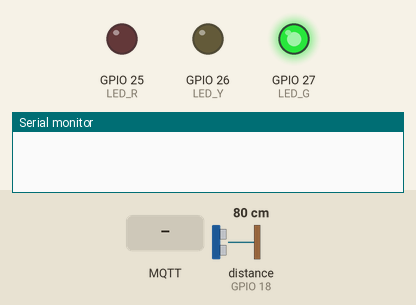
Recording of a sketch running on a simulated ESP32. Shown: output pins drawn as LEDs (lit = HIGH), the last lines printed to the serial monitor. Wiring (from diagram.json): ultrasonic range finder: trigger GPIO 5; echo GPIO 18. The inputs (shaded band) are chosen by the test bench; at power-on: distance to the obstacle (sensor on GPIO 18) 80 cm. The echo pulse lasts 58.3 µs per cm; WiFi joins after 1.5 s; servers stay silent unless stated; the local clock reads 2024-03-15 10:24:30 at power-on unless the sketch sets it; random numbers use the default seed unless the sketch sets one; no MQTT or app messages arrive unless stated; pins used as bus, display or sensor lines are not drawn.

Above: at 1.2 s.
1.3 s: distance to the obstacle (sensor on GPIO 18) set to 2 cm
4.3 s: MQTT message "0" arrives on the first subscribed topic
5.8 s: MQTT message "on" arrives on the first subscribed topic
7.3 s: distance to the obstacle (sensor on GPIO 18) set to 60 cm
At 30.5 s:
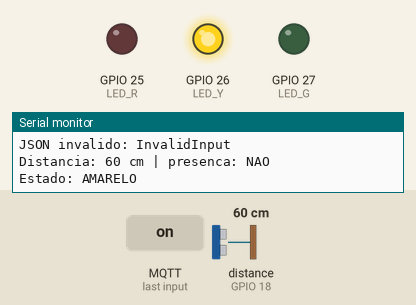
At 32.7 s:
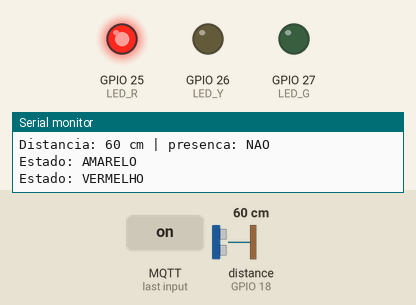
Timing chart, 0 to 33.8 s (numbered marks = the images above; inputs shaded):
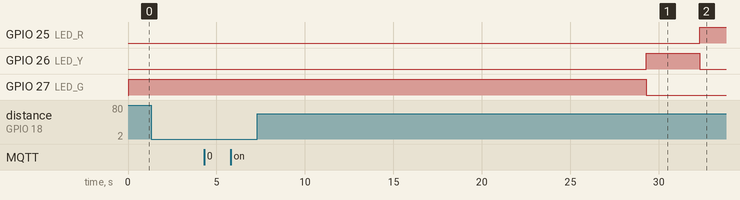

The sketch:

sketch.ino
```cpp
/*
 * Semáforo Inteligente - Firmware do ESP32
 * Disciplina: Sistemas Embarcados (Automação e Conectividade) - IFPE Garanhuns
 *
 * O ESP32 recebe pelo MQTT a configuração enviada pela plataforma web
 * (tempos de carro/pedestre, horário de pico e status) e controla os LEDs,
 * reduzindo o tempo do vermelho quando o sensor HC-SR04 detecta presença.
 *
 * Itens da R5 identificados nos comentários:
 *  A. configuração dos pinos
 *  B. inicialização dos sensores
 *  C. variáveis utilizadas
 *  D. comandos responsáveis pela leitura
 *  E. estruturas condicionais utilizadas
 *  F. acionamento de atuadores
 */

#include <WiFi.h>
#include <PubSubClient.h>
#include <ArduinoJson.h>
#include <time.h>

// =====================================================
// A. CONFIGURAÇÃO DOS PINOS
// =====================================================
const int PIN_TRIG = 5;    // HC-SR04: TRIG (saída do ESP32, dispara o pulso)
const int PIN_ECHO = 18;   // HC-SR04: ECHO (entrada do ESP32, recebe o eco)
const int LED_R = 25;      // LED vermelho (atuador)
const int LED_Y = 26;      // LED amarelo  (atuador)
const int LED_G = 27;      // LED verde    (atuador)

// =====================================================
// C. VARIÁVEIS UTILIZADAS
// =====================================================
// --- Rede e MQTT ---
const char* WIFI_SSID = "Wokwi-GUEST";          // rede Wi-Fi simulada do Wokwi
const char* WIFI_PASS = "";
const char* MQTT_HOST = "broker.hivemq.com";    // mesmo broker usado pela plataforma web
const int   MQTT_PORT = 1883;
const char* TOPICO    = "Ifpe/Semaforo/Semaforo1";  // tópico publicado pela plataforma
const char* TOPICO_TELEMETRIA = "Ifpe/Semaforo/Semaforo1/telemetria";  // dados enviados ao dashboard
const char* TOPICO_ONLINE     = "Ifpe/Semaforo/Semaforo1/online";      // "1" conectado / "0" offline (LWT)

WiFiClient wifiClient;
PubSubClient mqtt(wifiClient);

// --- Estado do semáforo ---
enum Estado { VERDE, AMARELO, VERMELHO };
Estado estado = VERDE;                // fase atual
unsigned long inicioEstado = 0;       // instante (ms) em que a fase atual começou

// --- Tempos (ms). Valores iniciais; são substituídos pela config recebida via MQTT ---
unsigned long tVerdePadrao    = 25000;   // verde dos carros fora do pico
unsigned long tVermelhoPadrao = 25000;   // vermelho (verde do pedestre) fora do pico
unsigned long tVerdePico      = 35000;   // verde dos carros no horário de pico
unsigned long tVermelhoPico   = 15000;   // vermelho no horário de pico
const unsigned long tAmarelo  = 3000;    // amarelo fixo

// --- Horário de pico (minutos desde 00:00) e status ---
int picoInicio = 7 * 60;
int picoFim    = 9 * 60;
bool manutencao = false;              // true quando o status recebido é "manutencao"

// --- Sensor ---
bool presenca = false;                // true quando há veículo/pedestre próximo
const int DIST_PRESENCA_CM = 50;      // distância (cm) abaixo da qual há presença
long distanciaCm = 999;               // última distância lida (999 = sem eco)

// --- Contadores enviados ao dashboard ---
unsigned long ciclos = 0;             // ciclos completos (volta ao verde)
unsigned long deteccoes = 0;          // quantas vezes a presença foi detectada
unsigned long ultimaTelemetria = 0;   // último envio de telemetria

// --- Controle de tempo (sem delay, para não travar o semáforo) ---
unsigned long ultimaLeitura = 0;      // última leitura do sensor
unsigned long ultimaTentativa = 0;    // última tentativa de reconexão MQTT
unsigned long ultimoPisca = 0;        // controle do amarelo piscante (manutenção)

// Converte "HH:MM" em minutos desde a meia-noite
int paraMinutos(const char* hhmm) {
  int h = 0, m = 0;
  sscanf(hhmm, "%d:%d", &h, &m);
  return h * 60 + m;
}

// =====================================================
// MQTT: recebe a configuração (JSON) publicada pela plataforma web
// Exemplo de mensagem:
// {"tempoPadrao":{"carro":25,"pedestre":25},
//  "tempoHorarioPico":{"carro":35,"pedestre":15},
//  "horarioPico":{"inicio":"07:00","fim":"09:00"},
//  "statusOperacional":"ativo"}
// =====================================================
void callback(char* topic, byte* payload, unsigned int len) {
  JsonDocument doc;
  DeserializationError erro = deserializeJson(doc, payload, len);

  // E. condicional: ignora mensagens que não são JSON válido
  if (erro) {
    Serial.print("JSON invalido: ");
    Serial.println(erro.c_str());
    return;
  }

  // Lê os campos; o valor após "|" é usado se o campo não existir
  tVerdePadrao    = (doc["tempoPadrao"]["carro"]        | 25) * 1000UL;
  tVermelhoPadrao = (doc["tempoPadrao"]["pedestre"]     | 25) * 1000UL;
  tVerdePico      = (doc["tempoHorarioPico"]["carro"]   | 35) * 1000UL;
  tVermelhoPico   = (doc["tempoHorarioPico"]["pedestre"]| 15) * 1000UL;
  picoInicio = paraMinutos(doc["horarioPico"]["inicio"] | "07:00");
  picoFim    = paraMinutos(doc["horarioPico"]["fim"]    | "09:00");
  manutencao = (strcmp(doc["statusOperacional"] | "ativo", "manutencao") == 0);

  Serial.println("Nova configuracao recebida via MQTT.");
  Serial.printf("Padrao: verde=%lus vermelho=%lus | Pico: verde=%lus vermelho=%lus | Manutencao=%d\n",
                tVerdePadrao / 1000, tVermelhoPadrao / 1000,
                tVerdePico / 1000, tVermelhoPico / 1000, manutencao);

  // E. condicional: ao sair da manutenção, reinicia o ciclo normal
  if (!manutencao) {
    estado = VERDE;
    inicioEstado = millis();
    aplicaLeds();
  }
  publicaTelemetria();                // dashboard vê a nova configuração na hora
}

// Conecta ao Wi-Fi (chamada a cada loop; reconecta se cair)
void conectaWifi() {
  if (WiFi.status() == WL_CONNECTED) return;   // E. condicional: já conectado
  WiFi.begin(WIFI_SSID, WIFI_PASS);
}

// Conecta ao broker MQTT e assina o tópico (nova tentativa a cada 3 s)
void conectaMqtt() {
  if (WiFi.status() != WL_CONNECTED || mqtt.connected()) return;
  if (millis() - ultimaTentativa < 3000) return;
  ultimaTentativa = millis();
  String id = "esp32-semaforo-" + String(random(0xffff), HEX);
  // Last Will: se o ESP32 cair, o broker publica "0" no tópico online
  if (mqtt.connect(id.c_str(), TOPICO_ONLINE, 0, true, "0")) {
    mqtt.subscribe(TOPICO);
    mqtt.publish(TOPICO_ONLINE, "1", true);
    Serial.println("MQTT conectado e inscrito no topico.");
    publicaTelemetria();
  }
}

// =====================================================
// D. COMANDOS RESPONSÁVEIS PELA LEITURA
// Lê o HC-SR04 e devolve a distância em centímetros
// =====================================================
long lerDistanciaCm() {
  digitalWrite(PIN_TRIG, LOW);          // garante nível baixo antes do pulso
  delayMicroseconds(2);
  digitalWrite(PIN_TRIG, HIGH);         // pulso de 10 us dispara a medição
  delayMicroseconds(10);
  digitalWrite(PIN_TRIG, LOW);
  long us = pulseIn(PIN_ECHO, HIGH, 30000);  // tempo do eco (timeout 30 ms)
  if (us == 0) return 999;              // E. condicional: sem eco = nada por perto
  return us / 58;                       // converte microssegundos em centímetros
}

// =====================================================
// E. ESTRUTURAS CONDICIONAIS
// Informa se o horário atual (via NTP) está dentro do horário de pico
// =====================================================
bool emHorarioPico() {
  struct tm t;
  if (!getLocalTime(&t, 0)) return false;       // sem hora ainda: usa tempos padrão
  int agora = t.tm_hour * 60 + t.tm_min;
  if (picoInicio <= picoFim) return agora >= picoInicio && agora <= picoFim;
  return agora >= picoInicio || agora <= picoFim;   // pico que atravessa a meia-noite
}

// Define quanto tempo a fase atual deve durar
unsigned long duracaoAtual() {
  bool pico = emHorarioPico();
  switch (estado) {                     // E. condicional: duração por fase
    case VERDE:   return pico ? tVerdePico : tVerdePadrao;
    case AMARELO: return tAmarelo;
    default: {
      unsigned long base = pico ? tVermelhoPico : tVermelhoPadrao;
      // Com presença detectada, reduz o tempo de espera no vermelho pela metade
      return presenca ? base / 2 : base;
    }
  }
}

// =====================================================
// TELEMETRIA: envia o estado atual ao dashboard (JSON)
// Exemplo:
// {"estado":"VERMELHO","manutencao":false,"pico":false,"presenca":true,
//  "distanciaCm":32,"faseDuracaoMs":12500,"faseRestanteMs":8100,
//  "config":{"verdePadrao":25,"vermelhoPadrao":25,"verdePico":35,
//            "vermelhoPico":15,"picoInicio":"07:00","picoFim":"09:00"},
//  "ciclos":4,"deteccoes":2,"rssi":-58,"uptime":312}
// =====================================================
void publicaTelemetria() {
  if (!mqtt.connected()) return;      // E. condicional: só envia conectado
  ultimaTelemetria = millis();

  JsonDocument doc;
  doc["estado"] = estado == VERDE ? "VERDE" : estado == AMARELO ? "AMARELO" : "VERMELHO";
  doc["manutencao"] = manutencao;
  doc["pico"] = emHorarioPico();
  doc["presenca"] = presenca;
  doc["distanciaCm"] = distanciaCm;

  unsigned long duracao = duracaoAtual();
  unsigned long decorrido = millis() - inicioEstado;
  doc["faseDuracaoMs"] = duracao;
  doc["faseRestanteMs"] = decorrido >= duracao ? 0 : duracao - decorrido;

  char inicio[6], fim[6];
  snprintf(inicio, sizeof(inicio), "%02d:%02d", picoInicio / 60, picoInicio % 60);
  snprintf(fim, sizeof(fim), "%02d:%02d", picoFim / 60, picoFim % 60);
  JsonObject cfg = doc["config"].to<JsonObject>();
  cfg["verdePadrao"]    = tVerdePadrao / 1000;
  cfg["vermelhoPadrao"] = tVermelhoPadrao / 1000;
  cfg["verdePico"]      = tVerdePico / 1000;
  cfg["vermelhoPico"]   = tVermelhoPico / 1000;
  cfg["picoInicio"]     = inicio;
  cfg["picoFim"]        = fim;

  doc["ciclos"] = ciclos;
  doc["deteccoes"] = deteccoes;
  doc["rssi"] = WiFi.RSSI();
  doc["uptime"] = millis() / 1000;

  char buf[400];
  serializeJson(doc, buf, sizeof(buf));
  mqtt.publish(TOPICO_TELEMETRIA, buf);
}

// =====================================================
// F. ACIONAMENTO DE ATUADORES (LEDs)
// =====================================================
// Liga apenas o LED correspondente à fase atual
void aplicaLeds() {
  digitalWrite(LED_R, estado == VERMELHO);
  digitalWrite(LED_Y, estado == AMARELO);
  digitalWrite(LED_G, estado == VERDE);
}

// Modo manutenção: amarelo piscando, demais LEDs apagados
void modoManutencao() {
  digitalWrite(LED_R, LOW);
  digitalWrite(LED_G, LOW);
  if (millis() - ultimoPisca >= 500) {
    ultimoPisca = millis();
    digitalWrite(LED_Y, !digitalRead(LED_Y));
  }
}

void setup() {
  Serial.begin(115200);

  // A. Modo de cada pino
  pinMode(PIN_TRIG, OUTPUT);
  pinMode(PIN_ECHO, INPUT);
  pinMode(LED_R, OUTPUT);
  pinMode(LED_Y, OUTPUT);
  pinMode(LED_G, OUTPUT);

  // B. INICIALIZAÇÃO DOS SENSORES: TRIG em nível baixo e tempo
  // para o HC-SR04 estabilizar antes da primeira leitura
  digitalWrite(PIN_TRIG, LOW);
  delay(50);

  // Wi-Fi, hora (NTP, fuso de Brasília UTC-3) e MQTT
  conectaWifi();
  configTime(-3 * 3600, 0, "pool.ntp.org");
  mqtt.setServer(MQTT_HOST, MQTT_PORT);
  mqtt.setBufferSize(512);              // a mensagem da plataforma passa de 256 bytes
  mqtt.setCallback(callback);

  inicioEstado = millis();
  aplicaLeds();                         // F. começa com o LED verde aceso
}

void loop() {
  conectaWifi();
  conectaMqtt();
  mqtt.loop();                          // processa mensagens MQTT recebidas

  // D. Leitura do sensor a cada 200 ms
  if (millis() - ultimaLeitura >= 200) {
    ultimaLeitura = millis();
    long d = lerDistanciaCm();
    distanciaCm = d;
    bool novo = (d < DIST_PRESENCA_CM); // E. condicional: presença se estiver perto

    if (novo != presenca) {             // E. condicional: só avisa quando muda
      presenca = novo;
      if (presenca) deteccoes++;
      Serial.printf("Distancia: %ld cm | presenca: %s\n", d, presenca ? "SIM" : "NAO");
      publicaTelemetria();
    }
  }

  // Telemetria periódica para o dashboard (a cada 1 s)
  if (millis() - ultimaTelemetria >= 1000) {
    publicaTelemetria();
  }

  // E. condicional: em manutenção, só pisca o amarelo
  if (manutencao) {
    modoManutencao();
    return;
  }

  // E. Troca de fase quando o tempo acaba
  if (millis() - inicioEstado >= duracaoAtual()) {
    estado = (Estado)((estado + 1) % 3);   // VERDE -> AMARELO -> VERMELHO -> VERDE
    inicioEstado = millis();
    if (estado == VERDE) ciclos++;         // voltou ao verde: um ciclo completo
    aplicaLeds();                          // F. atualiza os LEDs
    Serial.printf("Estado: %s\n", estado == VERDE ? "VERDE" : estado == AMARELO ? "AMARELO" : "VERMELHO");
    publicaTelemetria();
  }
}
```
